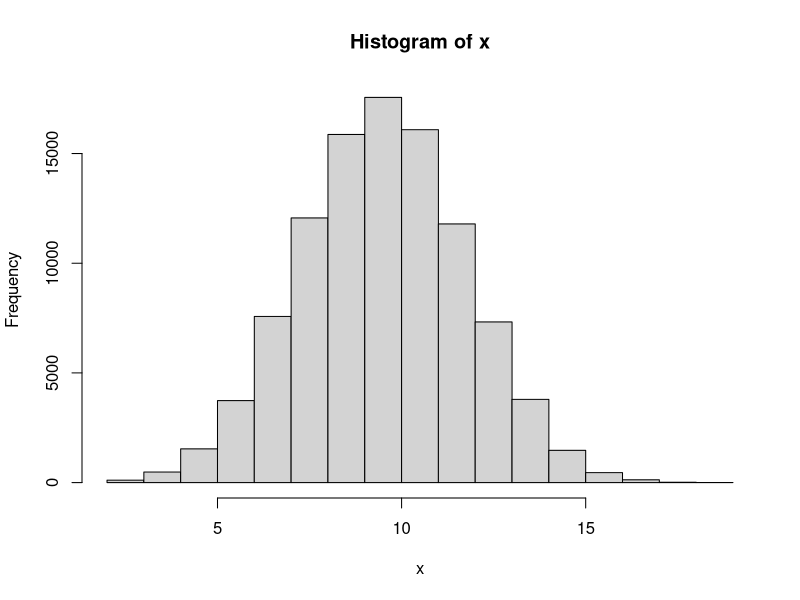
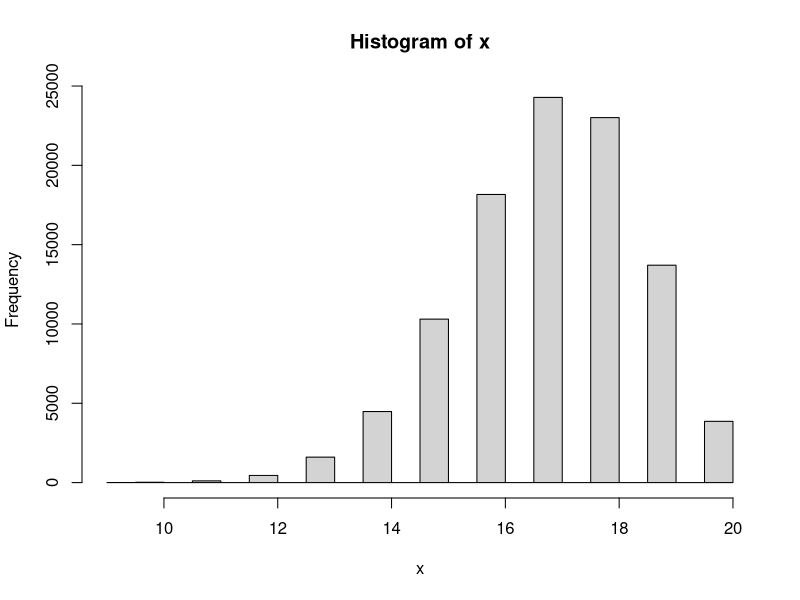

Generate these figures, in order, with R:
#------------------

# Answer to the Question # 01

#------------------

# No 1 of Q.1 

#a) 

# Taking a sample with n = 20 and p = 0.5

x1 <- rbinom(1, 20, 0.5)

#The value of x1

x1


#b) 

#Finding the range for x1 with n = 20 and p = 0.5


n <- 20

p <- 0.5


# Finding and defining the minimum value

min_value <- min(0, n)

# Finding and defining the maximum value

max_value <- max(0:n)

# Calculate the cumulative probability at the minimum value

cdf_min <- pbinom(min_value, n, p)

# Calculate the cumulative probability at the maximum value

cdf_max <- pbinom(max_value, n, p)

# Range of the binomial distribution

range_binomial <- c(min_value, max_value)

range_binomial


#2 of Q.1

# Repeating Q.1 for N = 100000 times


N <- 100000

x <- rep(NA, N)

x

for (i in 1: N){
  x[i] <- rbinom(1, 20, 0.5)
}

x

# Plot the histogram

hist(x)

#Find the minimum and maximum value

max(x)

min(x)


#3 of Q.1 

# Now setting if x is bigger or less than 15 then y = 1 . And y = 0 otherwise.

y_1 <- ifelse(c(x)>=15, 1,0)

y_1


# 4 of Q.1

#Calculating summation of y

sum(y_1)


#5 of Q.1 

# Now repeating all the steps above for n = 20 and p = 0.85


#a) 

# Taking a sample 

x1 <- rbinom(1, 20, 0.85)
x1


#b)

#Finding the range for x1

n <- 20

p <- 0.85

# Find the minimum value

min_value <- min(0, n)

# Find the maximum value

max_value <- max(0:n)

# Calculate the cumulative probability at the minimum value

cdf_min <- pbinom(min_value, n, p)

# Calculate the cumulative probability at the maximum value

cdf_max <- pbinom(max_value, n, p)

# Range of the binomial distribution

range_binomial <- c(min_value, max_value)

range_binomial


#c. 

# Now taking N = 100000 times

N <- 100000

x <- rep(NA, N)

x

for (i in 1: N){
  x[i] <- rbinom(1, 20, 0.85)
}

x

# Plot the histogram

hist(x)


#Find the minimum and maximum value

max(x)

min(x)


#d. 

# Now setting if x is bigger or less than 15 then y = 1 . And y = 0 otherwise

y_1 <- ifelse(c(x)>=15, 1,0)

y_1

#e. 

#Calculating summation of y

sum(y_1)


#f. 

#Calculating summation of y divided by N

sum(y_1) / N


# ---------------------------------------------

# Answer to the Question # 01 - (6) : 

# ---------------------------------------------


# Now I have to make a guess about type I and type II errors for Null Hypothesis H0: p0 = 0.5 VS Alternative hypothesis H1: p1 = 0.85. For setting that what is the chance of a fair coin landing on heads at least 15 times out of 20 flips?


# Type I error means we reject the null hypothesis when it is true. It is also known as 'False Positive'. The significance level or alpha (a) is the probability of making a type I error. We usually set it as 0.05 or 0.01.


# The chance of a fair coin landing on heads at least 15 times out of 20 flips, we are using binomial distribution and a two-tailed test for this question. By calculating on the calculator it is found that the probability of getting 15 or more successes out of 20 trials when the p0 = 0.5 is approximately 0.026. So, it can be said that if the p0 = 0.5, we would reject the null hypothesis and conclude that the proportion is significantly different from 0.5 in about 2.6% of the cases.

# On the other hand, Type II error means we fail to reject the null hypothesis when it is actually false. It is also known as 'False Negative'. The probability of making a type II error is denoted by beta (B).

# To find the probability of a type II error, we know that for the alternative hypothesis, p1 = 0.85. By calculating on the calculator, we got that the chance of a fair coin landing on heads at least 15 times out of 20 flips when p1 = 0.85 is approximately 0.408. This means we would fail to reject the null hypothesis and conclude that the proportion is not significantly different from 0.5 in about 40.8% of the cases.

# In summary, the estimated probabilities of making a type I error and a type II error for this hypothesis test are approximately 0.026 and 0.408, respectively.



# ---------------------------------------------

#Answer to the Q. 2 :

# ---------------------------------------------


# Here is the sample: 2 2 1 2 2 2 1 1 2 1 1 2 2 1 1 2 1 2 2 2 1 2 1 2 1 2 2 2 2 2 2 2 2 1 2 1 2 1 2 2


# We have to test whether the sample is random or not.


# To test whether the process of treatment assignments is random, we will use a chi-squared fit test. At first, we will count the number of treatments of each type, and then compare the observed frequencies to the expected frequencies under the assumption of a random process.

# In this case, there are 40 treatments. Among them:
  
# For Observed frequencies: Type 1 = 18 treatments and Type 2 = 22 treatments.

# Expected frequencies (we assume that there is randomness): Type 1 = 20 treatments and Type 2 = 20  treatments. (As there are 40 treatments in total and a 50% chance of each type).


# To calculate the chi-squared statistic, we can use the formula:
  
#  χ2 = Σ ((Oi - Ei)² / Ei)

# Here,

# Oi = Observed Frequency for category  i , (here i = 1 or 2), 

# Ei = Expected frequency for category i, (here i = 1 or 2).

# And the sum is taken over all categories.

# By using an online calculator and plugging the numbers, we got that:
  
  
# χ2 = ((18-20)²/20) + ((22-20)²/20) = 0.4


# To determine whether this value is statistically significant, we need to compare it to a chi-squared distribution with one degree of freedom (since we have two categories and one parameter estimated from the data). Using a table, we find that the p-value for this test is approximately 0.5, which is very large.

# Therefore, we fail to reject the null hypothesis that the treatment assignments are random. In other words, there is no evidence to suggest that the process was biased or non-random.

# [This question can be solved in multiple ways]

# ---------------------------------------------

#Answer to the Q. 3 :

# ---------------------------------------------


#Answer for 3 - a


#1

# Taking a sample

x2 <- rbinom(1, 1, 0.5)
x2


#Then identify the range

n <- 1
p <- 0.5


# Find the minimum value

min_value <- min(0, n)


# Find the maximum value

max_value <- max(0:n)


# Calculate the cumulative probability at the minimum value

cdf_min <- pbinom(min_value, n, p)

# Calculate the cumulative probability at the maximum value

cdf_max <- pbinom(max_value, n, p)

# Range of the binomial distribution

range_binomial <- c(min_value, max_value)

range_binomial


#For question 3 - (a) - #2 and #3

# Patient will get “A” if x2 = 1, and get “B” if x2 = 0

# Repeating 1 & 2 for N = 40


N <- 40
x <- rep(NA, N)

x

for (i in 1: N){
  x[i] <- rbinom(1, 1, 0.5)
}

x

# Now assigning A and B for 1 and 0 respectively.

x[x == 1] <- "A"
x[x == 0] <- "B"


# print the modified values of x

print(x)


#Number of A and B

table(x)


# --------------------------------------------


# --------------------------------------------


#Answer for 3 - b



# Set the block size

block_size <- 40


# Create a vector of treatment assignments

treatments <- rep(c("A", "B"), length.out = block_size*1)


# Create a vector of block assignments

blocks <- rep(1:1, each = block_size)


# Randomly permute the blocks

blocks <- sample(blocks)


# Order the treatment assignments within each block

for (i in 1:1) {
  treatments[blocks == i] <- sample(treatments[blocks == i])
}

# View the resulting treatment assignments by block

a <- split(treatments, blocks)

a

#Number of A and B

table(a)

# The difference between 3(a) and 3 (b) is that - in 3 (a) , though the probability is p = 0.5 , for the N = 40 , number of A and B is not same. For my case , A = 18 and B = 22. But, in 3 (b) we used random permutated block randomization with a block size of 40. And for this case number of A and B is same. For my case , A = 20 and B = 20.



# --------------------------------------------

# --------------------------------------------


# Answer for 3 - c


# Set the block size of 8


block_size <- 8


# Create a vector of treatment assignments


treatments <- rep(c("A", "B"), length.out = block_size*5)


# Create a vector of block assignments


blocks <- rep(1:5, each = block_size)


# Randomly permute the blocks

blocks <- sample(blocks)



# Order the treatment assignments within each block

for (i in 1:5) {
  treatments[blocks == i] <- sample(treatments[blocks == i])
}


# View the resulting treatment assignments by block. There are 5 different blocks with a block size of 8


d <- split(treatments, blocks)
d

# Now, merging all the 5 different blocks into 1. So, now there will be 40


b <- unsplit(treatments, blocks)

b


#Number of A and B

table(b)

# The difference between 3(b) and 3 (c) is that - in 3 (b), we used random permutated block randomization with a block size of 40. And for this case number of A and B is same. For my case , it was A = 20 and B = 20. But, in 3 (c) though we used random permutated block randomization, but this time with a block size of 8. After that we added all the 8 blocks so total sample is 40. And for this case number of A and B is not same. For my case , it was A = 24 and B = 16. 

# If we stop the study for toxicity for in sample size = 20, then for 3 (b) = The difference between number of A and B will not be that much. 

# But, for 3 (c) = The difference between the number of A and B will be more than 3 (b)
